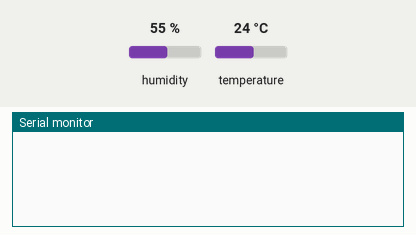
Simulated run of this sketch. Board: ESP32. Shown: the last lines printed to the serial monitor. Inputs (shaded band) come from the test bench; at power-on: humidity 55 %, temperature 24 °C. A WiFi scan finds three made-up networks.

Above: at 3.2 s.
3.3 s: humidity set to 22 %
At 10.6 s:
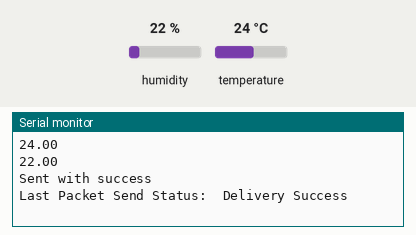
16.8 s: temperature set to 12 °C
30.3 s: humidity set to 40 %
At 40.6 s:
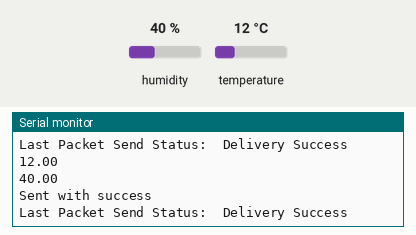
Timing chart, 0 to 42.1 s (numbered marks = the images above; inputs shaded):
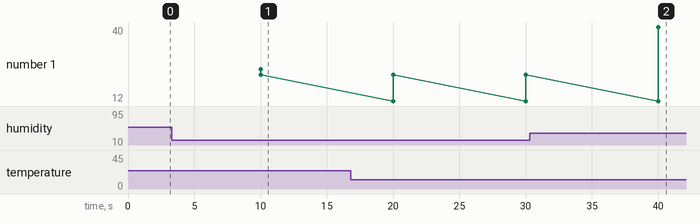

Measured:
- after the input at 3.3 s, the serial monitor: prints a new line after 6.7 s (image 1)
- after the input at 30.3 s, the serial monitor: prints a new line after 9.7 s (image 2)
- plotted number 1: 22 → 40 after the input at 30.3 s

The sketch:

10_5_2_esp_now_sender_to_web_server.ino
```cpp
// (licence header left out)
#include <esp_now.h>
#include <esp_wifi.h>
#include <WiFi.h>
#include <Adafruit_Sensor.h>
#include <DHT.h>

// Set your Board ID (ESP32 Sender #1 = BOARD_ID 1, ESP32 Sender #2 = BOARD_ID 2, etc)
#define BOARD_ID 1

// Digital pin connected to the DHT sensor
#define DHTPIN 4

// Uncomment the type of sensor in use:
//#define DHTTYPE    DHT11     // DHT 11
#define DHTTYPE    DHT22     // DHT 22 (AM2302)
//#define DHTTYPE    DHT21     // DHT 21 (AM2301)

DHT dht(DHTPIN, DHTTYPE);

//MAC Address of the receiver
uint8_t broadcastAddress[] = {0xFF, 0xFF, 0xFF, 0xFF, 0xFF, 0xFF};

// Variable to add info about peer
esp_now_peer_info_t peerInfo;

//Structure example to send data
//Must match the receiver structure
typedef struct struct_message {
    int id;
    float temp;
    float hum;
    int readingId;
} struct_message;

//Create a struct_message called myData
struct_message myData;

unsigned long previousMillis = 0;   // Stores last time temperature was published
const long interval = 10000;        // Interval at which to publish sensor readings

unsigned int readingId = 0;

// Insert your SSID
constexpr char WIFI_SSID[] = "REPLACE_WITH_YOUR_SSID";

int32_t getWiFiChannel(const char *ssid) {
  if (int32_t n = WiFi.scanNetworks()) {
      for (uint8_t i=0; i<n; i++) {
          if (!strcmp(ssid, WiFi.SSID(i).c_str())) {
              return WiFi.channel(i);
          }
      }
  }
  return 0;
}

float readDHTTemperature() {
  // Sensor readings may also be up to 2 seconds 'old' (its a very slow sensor)
  // Read temperature as Celsius (the default)
  float t = dht.readTemperature();
  // Read temperature as Fahrenheit (isFahrenheit = true)
  //float t = dht.readTemperature(true);
  // Check if any reads failed and exit early (to try again).
  if (isnan(t)) {
    Serial.println("Failed to read from DHT sensor!");
    return 0;
  }
  else {
    Serial.println(t);
    return t;
  }
}

float readDHTHumidity() {
  // Sensor readings may also be up to 2 seconds 'old' (its a very slow sensor)
  float h = dht.readHumidity();
  if (isnan(h)) {
    Serial.println("Failed to read from DHT sensor!");
    return 0;
  }
  else {
    Serial.println(h);
    return h;
  }
}

// callback when data is sent
void OnDataSent(const uint8_t *mac_addr, esp_now_send_status_t status) {
  Serial.print("\r\nLast Packet Send Status:\t");
  Serial.println(status == ESP_NOW_SEND_SUCCESS ? "Delivery Success" : "Delivery Fail");
}

void setup() {
  //Init Serial Monitor
  Serial.begin(115200);

  dht.begin();

  // Set device as a Wi-Fi Station and set channel
  WiFi.mode(WIFI_STA);

  int32_t channel = getWiFiChannel(WIFI_SSID);

  WiFi.printDiag(Serial); // Uncomment to verify channel number before
  esp_wifi_set_promiscuous(true);
  esp_wifi_set_channel(channel, WIFI_SECOND_CHAN_NONE);
  esp_wifi_set_promiscuous(false);
  WiFi.printDiag(Serial); // Uncomment to verify channel change after

  //Init ESP-NOW
  if (esp_now_init() != ESP_OK) {
    Serial.println("Error initializing ESP-NOW");
    return;
  }

  // Once ESPNow is successfully Init, we will register for Send CB to
  // get the status of Trasnmitted packet
  esp_now_register_send_cb(esp_now_send_cb_t(OnDataSent));

  //Register peer
  memcpy(peerInfo.peer_addr, broadcastAddress, 6);
  peerInfo.encrypt = false;

  //Add peer
  if (esp_now_add_peer(&peerInfo) != ESP_OK){
    Serial.println("Failed to add peer");
    return;
  }
}

void loop() {
  unsigned long currentMillis = millis();
  if (currentMillis - previousMillis >= interval) {
    // Save the last time a new reading was published
    previousMillis = currentMillis;
    //Set values to send
    myData.id = BOARD_ID;
    myData.temp = readDHTTemperature();
    myData.hum = readDHTHumidity();
    myData.readingId = readingId++;

    //Send message via ESP-NOW
    esp_err_t result = esp_now_send(broadcastAddress, (uint8_t *) &myData, sizeof(myData));
    if (result == ESP_OK) {
      Serial.println("Sent with success");
    }
    else {
      Serial.println("Error sending the data");
    }
  }
}
```
